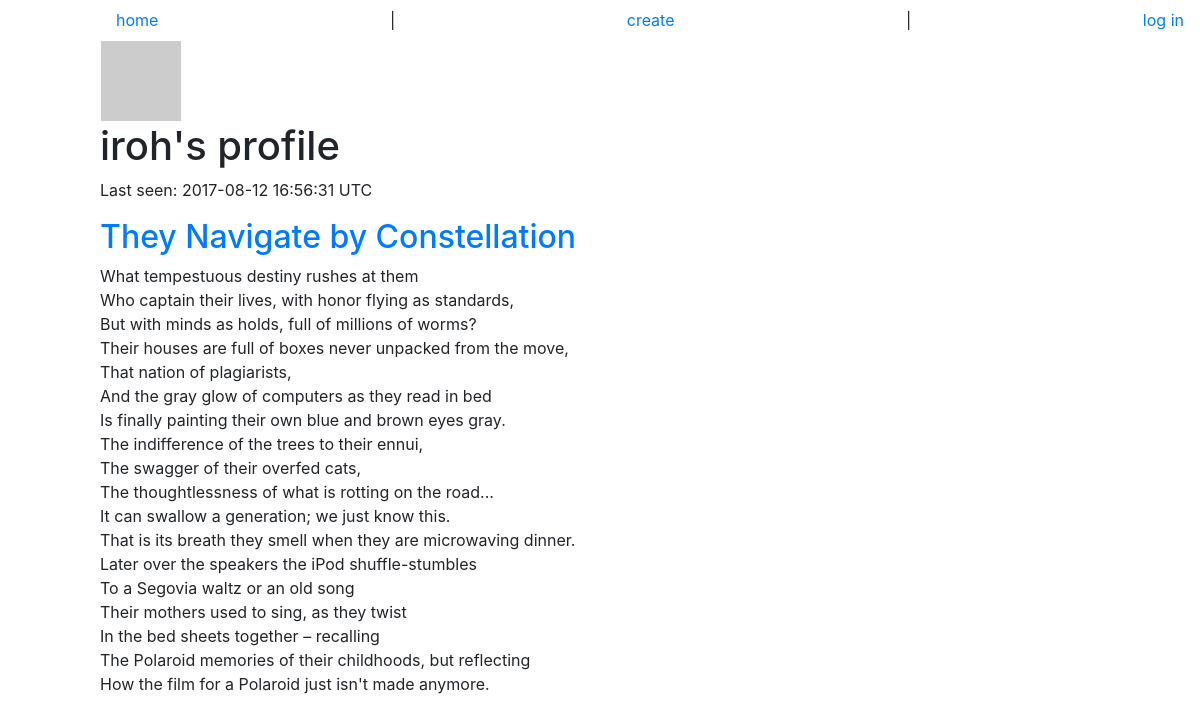
The page /user/iroh on the database as committed earlier.
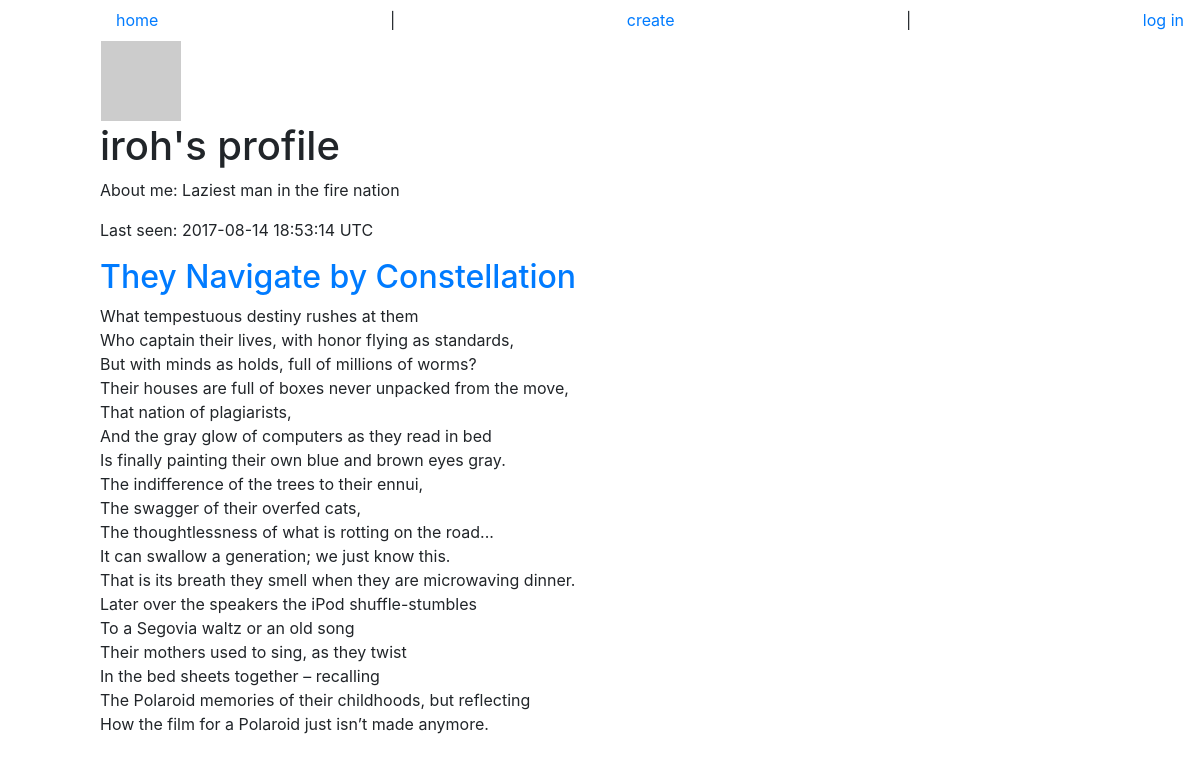
The same page on the database as committed later.
### app/models.py (models this page shows, shortened)
class User(db.Model, UserMixin):
    __tablename__ = 'users'
    id = db.Column(db.Integer, primary_key=True)
    nickname = db.Column(db.String(120), index=True, unique=True)
    pwdhash = db.Column(db.String(60))
    poems = db.relationship('Poem', backref='author', lazy='dynamic')
    email = db.Column(db.String(120), index=True, unique=False)
    activate = db.Column(db.Boolean)
    created = db.Column(db.DateTime)
    about_me = db.Column(db.String(140))
    last_seen = db.Column(db.DateTime)
    def avatar(self, size=64):
        return 'https://www.gravatar.com/avatar/%s?d=mm&s=%d' % (md5(self.email.encode('utf-8')).hexdigest(), size)
    @property
    def last_seen_display(self):
        return str(self.last_seen).split('.')[0]

class Poem(db.Model):
    id = db.Column(db.Integer, primary_key=True)
    name = db.Column(db.String(120), index=True)
    body = db.Column(db.String(1400))
    timestamp = db.Column(db.DateTime)
    user_id = db.Column(db.Integer, db.ForeignKey('users.id'))
    @property
    def body_lines(self):
        return self.body.split("\n")

### app/views.py (the view)
@app.route('/user/<nickname>')
@app.route('/user', defaults={'nickname': None})
def user(nickname):
    if nickname is None and g.user is not None and g.user.is_authenticated:
        nickname = g.user.nickname
    user = User.query.filter_by(nickname=nickname).first()
    if user == None:
        flash('User %s not found.' % nickname)
        return redirect(url_for('index'))
    return render_template('user.html', user=user)

### app/views.py (called while the page is built)
@app.before_request
def before_request():
    g.user = current_user
    if g.user.is_authenticated:
        g.user.last_seen = datetime.utcnow()
        db.session.add(g.user)
        db.session.commit()

### app/templates/user.html
{% extends "userBase.html" %}
{% block user_content %}
    {% if user.about_me %}<p>About me: {{ user.about_me }}</p>{% endif %}
    {% if user.last_seen %}<p>Last seen: {{ user.last_seen_display }} UTC</p>{% endif %}
    </div>
    <div class="contents">
    {% for poem in user.poems %}
        {% include "poem.html" %}
    {% endfor %}
    </div>
{% endblock %}

### app/templates/userBase.html (shortened to what this page needs)
{% extends "base.html" %}
{% block content %}
    <table>
    <tr valign="top">
        <td><img src="{{ user.avatar(128) }}"></td>
    </tr>
    </table>
    <div class="header">
    {% if g.user == user %}
        <h1>Your profile ({{ user.nickname }})</h1>
        <p><a href="{{ url_for('edit_profile') }}">edit profile</a></p>
    {% else %}
        <h1>{{ user.nickname }}'s profile</h1>
    {% endif %}
    {% block user_content %}{% endblock %}
{% endblock %}

### app/templates/base.html (shortened to what this page needs)
<!doctype html>
<html><head>
    <link rel="stylesheet" type="text/css" href="{{url_for('.static', filename='bower_components/bootstrap/dist/css/bootstrap.css')}}">
    <link rel="stylesheet" type="text/css" href="{{url_for('.static', filename='css/main.css')}}">
</head>
<body>
    <div class="navbar">
        <a href="{{ url_for('index') }}">home</a>
        {% if not g.user.is_authenticated %}
            | <a href="{{ url_for('create') }}">create</a>
            | <a href="{{ url_for('login') }}">log in</a>
        {% else %}
            | <a href="{{ url_for('user', nickname=g.user.nickname) }}">{{ g.user.nickname }}</a>
            | <a href="{{ url_for('new_poem') }}">write</a>
            | <a href="{{ url_for('logout') }}">log out</a>
        {% endif %}
    </div>
    {% block content %}
    {% endblock %}
</body></html>

### app/templates/poem.html (shortened to what this page needs)
<div class="poem">
    {% if poem_main %}
        <h1>{{ poem.name }}</h1>
    {% else %}
        <a href="{{ url_for('poem', poem_id=poem.id) }}"><h2>{{ poem.name }}</h2></a>
    {% endif %}
    <p>{% for line in poem.body_lines %}
        {{ line }} <br>
    {% endfor %}</p>
</div>

### app/static/css/main.css (style rules this page uses)
body { padding-left: 100px; }

Rows that differ between the two databases and show on the page:
changed User "iroh": about_me (not shown) → "Laziest man in the fire nation"; last_seen_display "2017-08-12 16:56:31" → "2017-08-14 18:53:14"
Other text that changed with them:
text now shown: "About me:"
new list line: "How the film for a Polaroid just isn’t made anymore."
list line gone: "How the film for a Polaroid just isn't made anymore."
